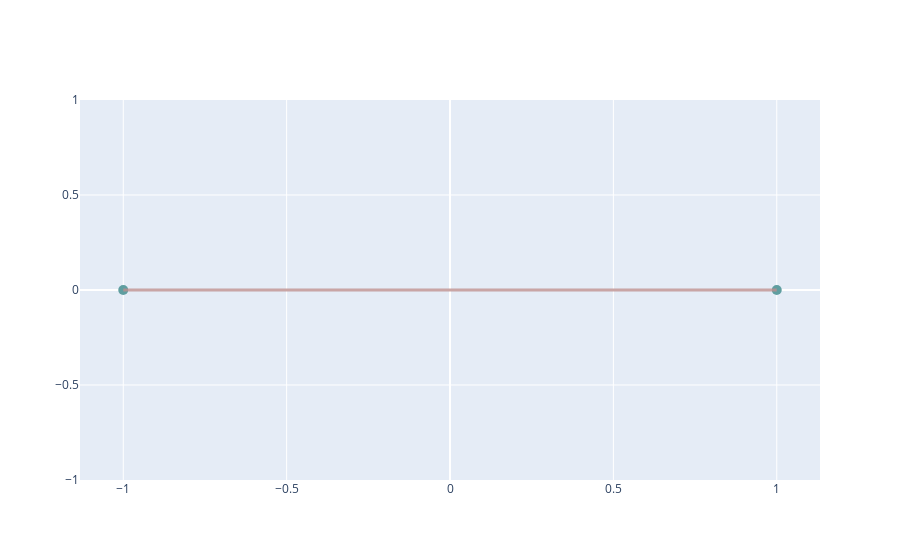

The notebook cell this image was saved under:
### Code cell
network.iplot()

### Figure 1 — Plotly figure (JSON) as saved in the notebook; plotly's stock layout.template omitted (floating-point values rounded to 4 significant figures)
{"data": [{"hoverinfo": "text", "marker": {"color": "cadetblue", "size": 10}, "mode": "markers", "opacity": 1, "text": ["Bus Diesel", "Bus Solar"], "type": "scatter", "x": [-1, 1], "y": [0, 0]}, {"hoverinfo": "text", "marker": {"opacity": 0}, "mode": "markers", "text": ["Line Line"], "type": "scatter", "x": [0], "y": [0]}], "layout": {"hovermode": "closest", "shapes": [{"line": {"color": "rosybrown", "width": 3}, "opacity": 0.8, "type": "line", "x0": -1, "x1": 1, "y0": 0, "y1": 0}], "showlegend": false, "title": {"text": ""}}}
